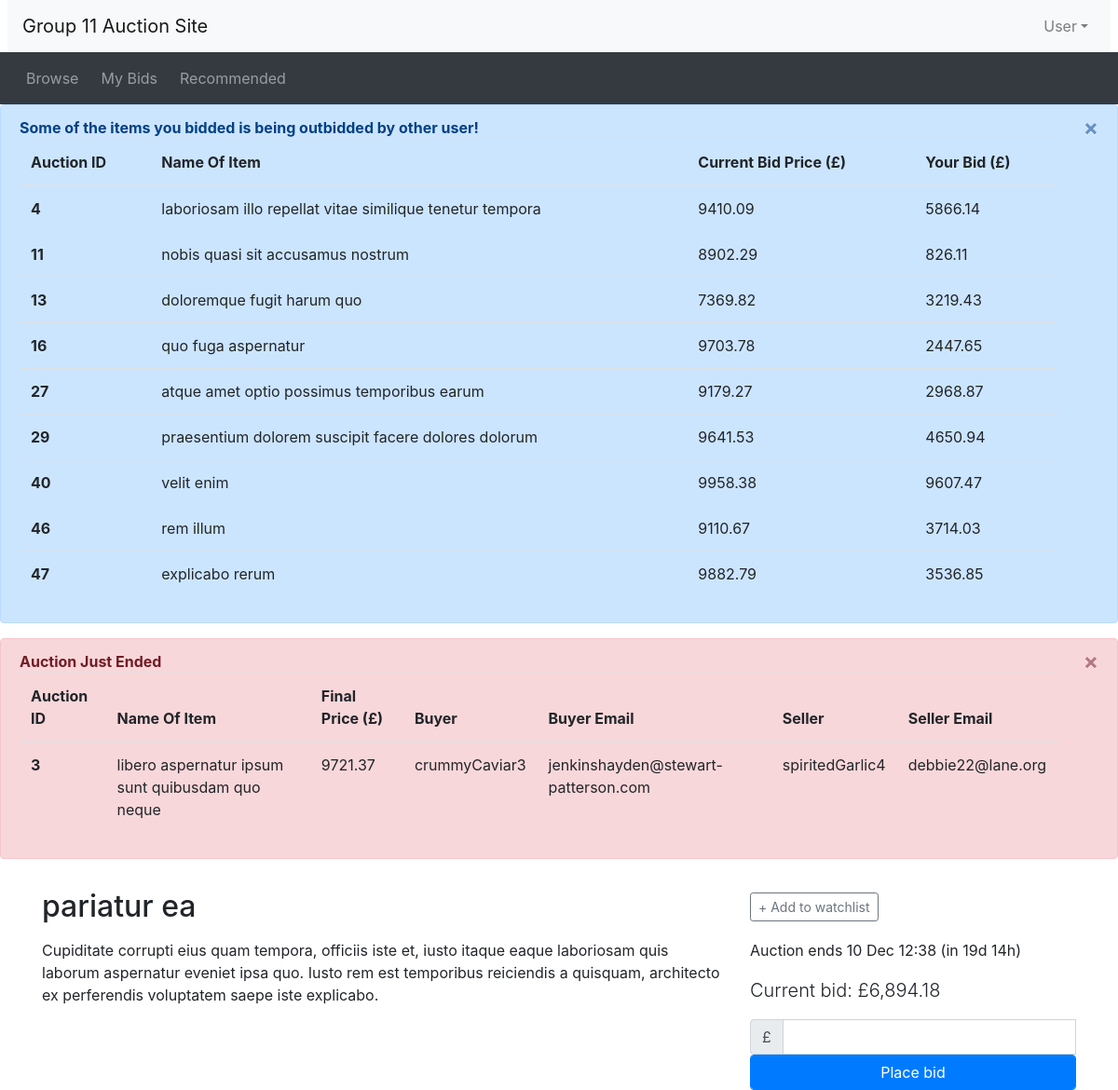
Page /listing.php?item_id=2 (signed in) on the committed database.
### tables this page shows
CREATE TABLE Auctions (
    AuctionID INT AUTO_INCREMENT,
    UserName VARCHAR(50),
    ItemName TINYTEXT NOT NULL,
    ItemDescription LONGTEXT NOT NULL,
    Category VARCHAR(50),
    StartingPrice FLOAT(10, 2) NOT NULL,
    ReservePrice FLOAT(10, 2),
    EndingTime DATETIME NOT NULL,
    Outcome VARCHAR(12),
    PRIMARY KEY (AuctionID),
    CONSTRAINT FK_UserName_Bid FOREIGN KEY (Username) REFERENCES Users(Username),
    CONSTRAINT FK_Category_Bid FOREIGN KEY (Category) REFERENCES CategoryList(Category)
);

CREATE TABLE Bids (
    BidID INT AUTO_INCREMENT,
    UserName VARCHAR(50),
    AuctionID INT,
    BidPrice FLOAT(10, 2) NOT NULL,
    BidTime DATETIME NOT NULL,
    PRIMARY KEY (BidID),
    CONSTRAINT FK_UserName_Bids FOREIGN KEY (Username) REFERENCES Users(Username),
    CONSTRAINT FK_AuctionID_Bids FOREIGN KEY (AuctionID) REFERENCES Auctions(AuctionID)
);

CREATE TABLE Users (
    Username VARCHAR(50),
    AuthPassWord VARCHAR(40) NOT NULL,
    UserGroup VARCHAR(6),
    Email VARCHAR(100) NOT NULL,
    PRIMARY KEY (Username),
    CONSTRAINT FK_UserGroup FOREIGN KEY (UserGroup) REFERENCES UserStatus(UserGroup) ON DELETE CASCADE
);

### utilities.php (called while the page is built, shortened)
<?php
function display_time_remaining($interval) {
    if ($interval->days == 0 && $interval->h == 0) {
      $time_remaining = $interval->format('%im %Ss');
    }
    else if ($interval->days == 0) {
      $time_remaining = $interval->format('%hh %im');
    }
    else {
      $time_remaining = $interval->format('%ad %hh');
    }
  return $time_remaining;
}
?>

### listing.php (the view, shortened to what this page needs)
<?php include_once("header.php")?>
<?php include 'database.php'; ?>
<?php require("utilities.php")?>
<?php
  $item_id = $_GET['item_id'];
  $querryCurrentItem = <<<QUERRYTEXT
  SELECT
  a.AuctionID,
  a.ItemName,
  a.ItemDescription,
  a.StartingPrice,
  a.EndingTime,
  COUNT(b.BidID) AS 'CountBids',
  MAX(b.BidPrice) AS 'bidPrice',
  IF(
    MAX(bidPrice) IS NULL,
    a.StartingPrice,
    MAX(bidPrice)
  ) AS 'CurrentPrice',
  a.StartingPrice
FROM
  auctions a
  LEFT JOIN bids b ON a.AuctionID = b.AuctionID
WHERE
  a.AuctionID = {$item_id}
GROUP BY
  a.AuctionID,
  a.ItemName,
  a.ItemDescription,
  a.StartingPrice,
  a.EndingTime
QUERRYTEXT;
  $ItemResult = mysqli_query($connectionView, $querryCurrentItem);
  $ItemInfo = mysqli_fetch_array($ItemResult);
  $title = $ItemInfo['ItemName'];
  $description = $ItemInfo['ItemDescription'];
  $current_price = $ItemInfo['CurrentPrice'];
  $end_time = new DateTime($ItemInfo['EndingTime']);
  $now = new DateTime();
  if ($now < $end_time) {
    $time_to_end = date_diff($now, $end_time);
    $time_remaining = ' (in ' . display_time_remaining($time_to_end) . ')';
  }
  if (isset($_SESSION['username']) != true){
    echo "Log in to add to wishlist";
    $has_session = false;
  }
  else{
    $has_session = true;
    $querryInWatchlist = <<<QUERRYTEXT
      SELECT
        AuctionID
      FROM
        watchlist
      WHERE
        UserName = '{$_SESSION['username']}'
        AND AuctionID = {$item_id}
    QUERRYTEXT;
    $resultInWatchList = mysqli_query($connectionView, $querryInWatchlist);
    if ($resultInWatchList -> num_rows != 0){
      $watching = true;
    }
    else {
      $watching = false;
    }
  }
?>
<div class="container">
<div class="row">
  <div class="col-sm-8">
    <h2 class="my-3"><?php echo($title); ?></h2>
  </div>
  <div class="col-sm-4 align-self-center">
<?php
  if ($now < $end_time):
?>
    <div id="watch_nowatch" <?php if ($has_session && $watching) echo('style="display: none"');?> >
      <button type="button" class="btn btn-outline-secondary btn-sm" onclick="addToWatchlist()">+ Add to watchlist</button>
    </div>
<?php endif  ?>
  </div>
</div>
<div class="row">
  <div class="col-sm-8">
    <div class="itemDescription">
    <?php echo($description); ?>
    </div>
  </div>
  <div class="col-sm-4">
    <p>
<?php if ($now > $end_time): ?>
     This auction ended <?php echo(date_format($end_time, 'j M H:i')) ?>
<?php else: ?>
     Auction ends <?php echo(date_format($end_time, 'j M H:i') . $time_remaining) ?></p>
    <p class="lead">Current bid: £<?php echo(number_format($current_price, 2)) ?></p>
    <form method="POST" action="place_bid.php">
      <div class="input-group">
        <div class="input-group-prepend">
          <span class="input-group-text">£</span>
        </div>
	    <input type="number" class="form-control" id="bid" name="bid">
      </div>
      <button type="submit" class="btn btn-primary form-control">Place bid</button>
    </form>
<?php endif ?>
  </div>
</div>
<?php include_once("footer.php")?>

### header.php (shortened to what this page needs)
<?php require("database.php")?>
<!doctype html>
<html lang="en">
<head>
  <link rel="stylesheet" href="css/bootstrap.min.css">
  <link rel="stylesheet" href="https://cdnjs.cloudflare.com/ajax/libs/font-awesome/4.7.0/css/font-awesome.min.css">
  <link rel="stylesheet" href="css/custom.css">
</head>
<body>
<nav class="navbar navbar-expand-lg navbar-light bg-light mx-2">
  <a class="navbar-brand" href="#">Group 11 Auction Site</a>
  <ul class="navbar-nav ml-auto">
    <li class="nav-item dropdown">
<?php
  if (isset($_SESSION['logged_in']) && $_SESSION['logged_in'] == true) {
    echo "<a class='nav-link dropdown-toggle' href='#' id='navbarDropdown' role='button' data-toggle='dropdown' aria-haspopup='true' aria-expanded='false'>User</a>".
    "<div class='dropdown-menu dropdown-menu-right' aria-labelledby='navbarDropdown'>".
    "<a class='dropdown-item' href='#'>User Name: ".$_SESSION['username']."</a>".
    "<a class='dropdown-item' href='#'>Email: ".$_SESSION['email']."</a>".
    "<a class='dropdown-item' href='#'>User Group: ".$_SESSION['account_type']."</a>".
    "<div class='dropdown-divider'></div>".
    "<a class='dropdown-item' href='logout.php'>Logout</a>";
  }
  else {
    echo '<button type="button" class="btn nav-link" data-toggle="modal" data-target="#loginModal">Login</button>';
  }
?>
      </div>
    </li>
  </ul>
</nav>
<nav class="navbar navbar-expand-lg navbar-dark bg-dark">
  <ul class="navbar-nav align-middle">
	<li class="nav-item mx-1">
      <a class="nav-link" href="browse.php">Browse</a>
    </li>
<?php
  if (isset($_SESSION['account_type']) && $_SESSION['account_type'] == 'buyer') {
  echo('
	<li class="nav-item mx-1">
      <a class="nav-link" href="mybids.php">My Bids</a>
    </li>
	<li class="nav-item mx-1">
      <a class="nav-link" href="recommendations.php">Recommended</a>
    </li>');
  }
?>
  </ul>
</nav>
<?php
if (isset($_SESSION['logged_in']) && $_SESSION['logged_in'] == true) {
  if (isset($_SESSION['account_type']) && $_SESSION['account_type'] == 'buyer') {
$querryOutbid = <<<QUERRYTEXT
SELECT *
FROM
  (
    SELECT
      a.AuctionID,
      a.ItemName,
      a.StartingPrice,
      MAX(b.BidPrice) AS 'bidPrice',
      IF(
        MAX(bidPrice) IS NULL,
        a.StartingPrice,
        MAX(bidPrice)
      ) AS 'CurrentPrice'
    FROM
      auctions a
      LEFT JOIN bids b ON a.AuctionID = b.AuctionID
    WHERE
      (a.EndingTime - CURRENT_TIMESTAMP) > 0
      AND a.AuctionID IN (
        SELECT
          AuctionID
        FROM
          bids
        WHERE
          UserName = '{$_SESSION['username']}'
        GROUP BY
          AuctionID
      )
    GROUP BY
      a.AuctionID,
      a.ItemName,
      a.ItemDescription,
      a.StartingPrice,
      a.EndingTime
  ) MaxPriceGlobal
  INNER JOIN (
    SELECT
      AuctionID,
      MAX(BidPrice) AS UserMax
    FROM
      bids
    WHERE
      UserName = '{$_SESSION['username']}'
    GROUP BY
      AuctionID
  ) MaxPriceUser ON MaxPriceGlobal.AuctionID = MaxPriceUser.AuctionID
WHERE
  MaxPriceGlobal.CurrentPrice != MaxPriceUser.UserMax
ORDER BY
  MaxPriceGlobal.AuctionID
QUERRYTEXT;
$resultOutbid = mysqli_query($connectionView, $querryOutbid);
if ($resultOutbid->num_rows > 0) {
echo <<<TABLEPARTS
<div class="alert alert-primary alert-dismissible fade show" role="alert">
  <strong>Some of the items you bidded is being outbidded by other user!</strong>
  <table class="table">
  <thead>
    <tr>
      <th scope="col">Auction ID</th>
      <th scope="col">Name Of Item</th>
      <th scope="col">Current Bid Price (£)</th>
      <th scope="col">Your Bid (£)</th>
    </tr>
  </thead>
  <tbody>
TABLEPARTS;
while ($rowOutbid = mysqli_fetch_array($resultOutbid)){
echo <<<ROWPARTS
    <tr>
      <th scope="row">{$rowOutbid['AuctionID']}</th>
      <td>{$rowOutbid['ItemName']}</td>
      <td>{$rowOutbid['CurrentPrice']}</td>
      <td>{$rowOutbid['UserMax']}</td>
    </tr>
ROWPARTS;
}
echo <<<TABLEPARTS
  </tbody>
</table>
  <button type="button" class="close" data-dismiss="alert" aria-label="Close">
    <span aria-hidden="true">&times;</span>
  </button>
</div>
TABLEPARTS;
}
 }
 $querryTodayAuctionFinish = <<<QUERRYTEXT
 SELECT
  a.AuctionID,
  a.UserName,
  u.Email,
  a.ItemName,
  a.ReservePrice
 FROM
  auctions a
  JOIN users u
  ON u.UserName = a. UserName
 WHERE
  EndingTime > CURDATE() - INTERVAL 1 DAY
  AND EndingTime < CURDATE()
 QUERRYTEXT;
 $resultTodayAuctionFinish = mysqli_query($connectionView, $querryTodayAuctionFinish);
 if ($resultTodayAuctionFinish->num_rows > 0) {
  echo <<<TABLEPARTS
  <div class="alert alert-danger alert-dismissible fade show" role="alert">
    <strong>Auction Just Ended</strong>
    <table class="table">
    <thead>
      <tr>
        <th scope="col">Auction ID</th>
        <th scope="col">Name Of Item</th>
        <th scope="col">Final Price (£)</th>
        <th scope="col">Buyer</th>
        <th scope="col">Buyer Email</th>
        <th scope="col">Seller</th>
        <th scope="col">Seller Email</th>
      </tr>
    </thead>
    <tbody>
  TABLEPARTS;
  while ($rowFinAuction = mysqli_fetch_array($resultTodayAuctionFinish)){
    $Auction_ID = $rowFinAuction['AuctionID'];
    $Item_Name = $rowFinAuction['ItemName'];
    $Seller = $rowFinAuction['UserName'];
    $Seller_Email = $rowFinAuction['Email'];
    $Reserve_Price = $rowFinAuction['ReservePrice'];
    $querryWinner = <<<QUERRYTEXT
    SELECT
      b.UserName,
      b.bidPrice,
      u.Email
    FROM
      bids b
      JOIN users u
      ON b.UserName = u.Username
    WHERE
      b.AuctionID = {$Auction_ID}
    ORDER BY
      b.BidPrice DESC,
      b.BidTime ASC;
    QUERRYTEXT;
    $resultWinner = mysqli_query($connectionView, $querryWinner);
    $rowWinner = mysqli_fetch_array($resultWinner);
    $Final_Price = $rowWinner['bidPrice'];
    $Buyer = $rowWinner['UserName'];
    $Buyer_Email = $rowWinner['Email'];
    if ($Final_Price >= $Reserve_Price) {
      echo <<<ROWPARTS
      <tr>
        <th scope="row">{$Auction_ID}</th>
        <td>{$Item_Name}</td>
        <td>{$Final_Price}</td>
        <td>{$Buyer}</td>
        <td>{$Buyer_Email}</td>
        <td>{$Seller}</td>
        <td>{$Seller_Email}</td>
      </tr>
  ROWPARTS;
    }
   }
  echo <<<TABLEPARTS
    </tbody>
  </table>
    <button type="button" class="close" data-dismiss="alert" aria-label="Close">
      <span aria-hidden="true">&times;</span>
    </button>
  </div>
  TABLEPARTS;
}
}
?>

### rows in the picture
auctions: AuctionID "4", ItemName "laboriosam illo repellat vitae similique tenetur tempora", CurrentPrice "9410.09", UserMax "5866.14"
auctions: AuctionID "11", ItemName "nobis quasi sit accusamus nostrum", CurrentPrice "8902.29", UserMax "826.11"
auctions: AuctionID "13", ItemName "doloremque fugit harum quo", CurrentPrice "7369.82", UserMax "3219.43"
auctions: AuctionID "16", ItemName "quo fuga aspernatur", CurrentPrice "9703.78", UserMax "2447.65"
auctions: AuctionID "27", ItemName "atque amet optio possimus temporibus earum", CurrentPrice "9179.27", UserMax "2968.87"
auctions: AuctionID "29", ItemName "praesentium dolorem suscipit facere dolores dolorum", CurrentPrice "9641.53", UserMax "4650.94"
auctions: AuctionID "40", ItemName "velit enim", CurrentPrice "9958.38", UserMax "9607.47"
auctions: AuctionID "46", ItemName "rem illum", CurrentPrice "9110.67", UserMax "3714.03"
auctions: AuctionID "47", ItemName "explicabo rerum", CurrentPrice "9882.79", UserMax "3536.85"
bids: BidPrice "9721.37", UserName "crummyCaviar3"
users: Email "jenkinshayden@stewart-patterson.com"
auctions: ItemName "pariatur ea", ItemDescription "Cupiditate corrupti eius quam tempora, officiis iste et, iusto itaque eaque laboriosam quis laborum aspernatur eveniet ipsa quo. Iusto rem est temporibus reiciendis a quisquam, architecto ex perferendis voluptatem saepe iste explicabo.", EndingTime "10 Dec 12:38", EndingTime "(in 19d 14h)"

### other values in the picture
$Auction_ID "3"
$Item_Name "libero aspernatur ipsum sunt quibusdam quo neque"
$Seller "spiritedGarlic4"
$Seller_Email "debbie22@lane.org"
$current_price "6,894.18"
